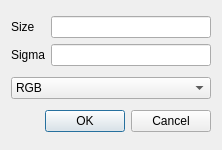
<?xml version="1.0" encoding="UTF-8"?>
<ui version="4.0">
 <class>gaussBlurDialog</class>
 <widget class="QDialog" name="gaussBlurDialog">
  <property name="geometry">
   <rect>
    <x>0</x>
    <y>0</y>
    <width>222</width>
    <height>150</height>
   </rect>
  </property>
  <property name="windowTitle">
   <string>高斯滤波</string>
  </property>
  <layout class="QVBoxLayout" name="verticalLayout">
   <item>
    <layout class="QGridLayout" name="gridLayout">
     <item row="0" column="1">
      <widget class="QLineEdit" name="sizeEdit"/>
     </item>
     <item row="0" column="0">
      <widget class="QLabel" name="label">
       <property name="text">
        <string>Size</string>
       </property>
      </widget>
     </item>
     <item row="1" column="0">
      <widget class="QLabel" name="label_2">
       <property name="text">
        <string>Sigma</string>
       </property>
      </widget>
     </item>
     <item row="1" column="1">
      <widget class="QLineEdit" name="sigmaEdit"/>
     </item>
    </layout>
   </item>
   <item>
    <widget class="QComboBox" name="comboBox">
     <item>
      <property name="text">
       <string>RGB</string>
      </property>
     </item>
     <item>
      <property name="text">
       <string>Gray</string>
      </property>
     </item>
    </widget>
   </item>
   <item>
    <widget class="QDialogButtonBox" name="buttonBox">
     <property name="orientation">
      <enum>Qt::Horizontal</enum>
     </property>
     <property name="standardButtons">
      <set>QDialogButtonBox::Cancel|QDialogButtonBox::Ok</set>
     </property>
    </widget>
   </item>
  </layout>
 </widget>
 <resources/>
 <connections>
  <connection>
   <sender>buttonBox</sender>
   <signal>rejected()</signal>
   <receiver>gaussBlurDialog</receiver>
   <slot>reject()</slot>
   <hints>
    <hint type="sourcelabel">
     <x>316</x>
     <y>260</y>
    </hint>
    <hint type="destinationlabel">
     <x>286</x>
     <y>274</y>
    </hint>
   </hints>
  </connection>
  <connection>
   <sender>buttonBox</sender>
   <signal>accepted()</signal>
   <receiver>gaussBlurDialog</receiver>
   <slot>accept()</slot>
   <hints>
    <hint type="sourcelabel">
     <x>248</x>
     <y>254</y>
    </hint>
    <hint type="destinationlabel">
     <x>157</x>
     <y>274</y>
    </hint>
   </hints>
  </connection>
 </connections>
</ui>
